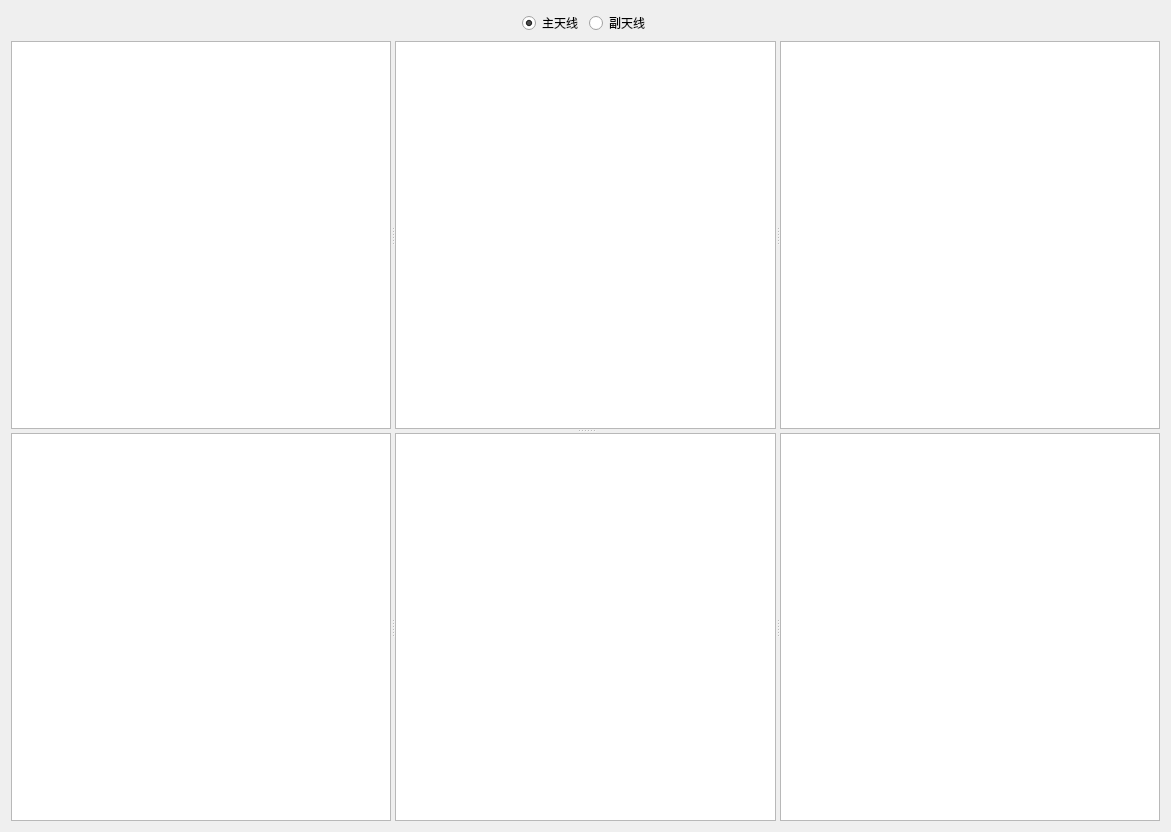
<?xml version="1.0" encoding="UTF-8"?>
<ui version="4.0">
 <class>StarTableClass</class>
 <widget class="QWidget" name="StarTableClass">
  <property name="geometry">
   <rect>
    <x>0</x>
    <y>0</y>
    <width>1171</width>
    <height>832</height>
   </rect>
  </property>
  <property name="windowTitle">
   <string>StarTable</string>
  </property>
  <layout class="QVBoxLayout" name="verticalLayout">
   <item>
    <layout class="QHBoxLayout" name="horizontalLayout">
     <item>
      <spacer name="horizontalSpacer">
       <property name="orientation">
        <enum>Qt::Horizontal</enum>
       </property>
       <property name="sizeHint" stdset="0">
        <size>
         <width>40</width>
         <height>20</height>
        </size>
       </property>
      </spacer>
     </item>
     <item>
      <widget class="QRadioButton" name="primary">
       <property name="text">
        <string>主天线</string>
       </property>
       <property name="checked">
        <bool>true</bool>
       </property>
      </widget>
     </item>
     <item>
      <widget class="QRadioButton" name="secondary">
       <property name="text">
        <string>副天线</string>
       </property>
      </widget>
     </item>
     <item>
      <spacer name="horizontalSpacer_2">
       <property name="orientation">
        <enum>Qt::Horizontal</enum>
       </property>
       <property name="sizeHint" stdset="0">
        <size>
         <width>40</width>
         <height>20</height>
        </size>
       </property>
      </spacer>
     </item>
    </layout>
   </item>
   <item>
    <widget class="QSplitter" name="splitter_v">
     <property name="orientation">
      <enum>Qt::Vertical</enum>
     </property>
     <widget class="QSplitter" name="splitter">
      <property name="orientation">
       <enum>Qt::Horizontal</enum>
      </property>
      <widget class="QTableView" name="GPS_V">
       <property name="font">
        <font>
         <pointsize>9</pointsize>
        </font>
       </property>
      </widget>
      <widget class="QTableView" name="GAL_V"/>
      <widget class="QTableView" name="GLO_V"/>
     </widget>
     <widget class="QSplitter" name="splitter_2">
      <property name="orientation">
       <enum>Qt::Horizontal</enum>
      </property>
      <widget class="QTableView" name="BDS_V"/>
      <widget class="QTableView" name="QZS_V"/>
      <widget class="QTableView" name="IRN_V"/>
     </widget>
    </widget>
   </item>
  </layout>
 </widget>
 <layoutdefault spacing="6" margin="11"/>
 <resources/>
 <connections/>
</ui>
